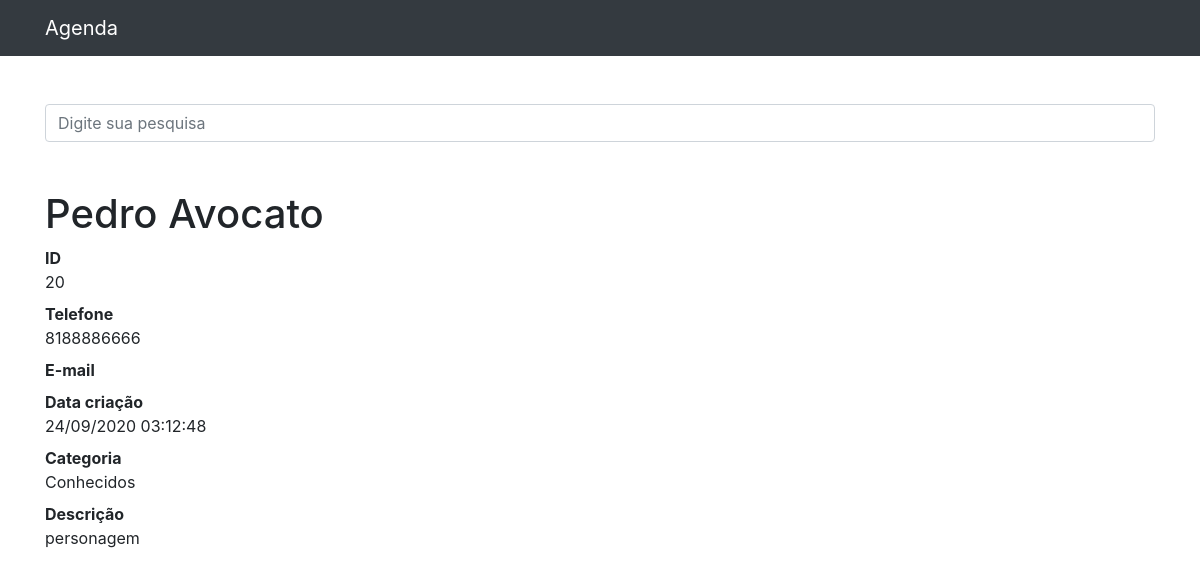
Page /20 on the earlier database version.
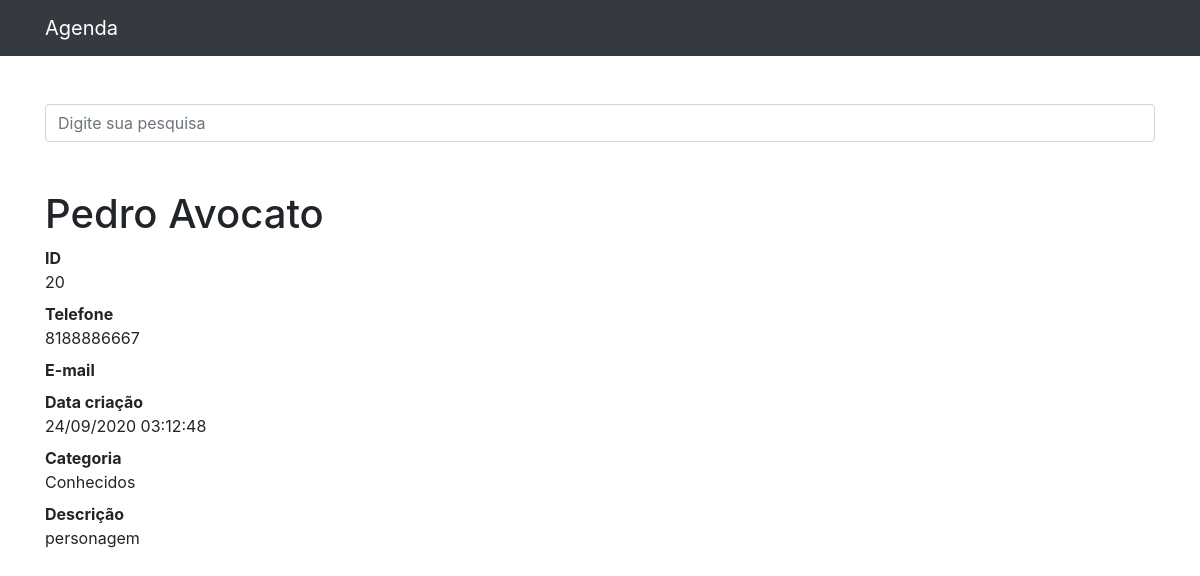
Same page on the later database version.
### contatos/models.py (models this page shows, shortened)
class Contato(models.Model):
    nome = models.CharField(
        max_length=255
    )
    sobrenome = models.CharField(
        blank=True,
        max_length=255
    )
    telefone = models.CharField(
        max_length=255
    )
    email = models.CharField(
        max_length=255,
        blank=True
    )
    data_criacao = models.DateTimeField(
        default=timezone.now
    )
    descricao = models.TextField(
        blank=True
    )
    categoria = models.ForeignKey(
        Categoria, on_delete=models.DO_NOTHING
    )
    mostrar = models.BooleanField(
        default=True
    )
    foto = models.ImageField(
        blank=True, upload_to='fotos/%Y/%m/%d')

class Categoria(models.Model):
    nome = models.CharField(
        max_length=255
    )
    def __str__(self):
        return self.nome

### contatos/views.py (the view)
# urls.py: path('<int:contato_id>', views.ver_contato, name='ver_contato'),
def ver_contato(request, contato_id):
    contato = get_object_or_404(Contato, id=contato_id)
    if not contato.mostrar:
        raise Http404()
    return render(request, 'contatos/ver_contato.html', {
        'contato': contato
    })

### contatos/templates/contatos/ver_contato.html (shortened to what this page needs)
{%extends 'base.html'%}
{%block content%}
  <h1 class="mt-5">{{ contato.nome }} {{ contato.sobrenome }}</h1>
  <dl>
      <dt>ID</dt>
      <dd>{{ contato.id }}</dd>
      <dt>Telefone</dt>
      <dd>{{ contato.telefone }}</dd>
      <dt>E-mail</dt>
      <dt>Data criação</dt>
      <dd>{{ contato.data_criacao|date:'d/m/Y h:i:s' }}</dd>
      <dt>Categoria</dt>
      <dd>{{ contato.categoria }}</dd>
      <dt>Descrição</dt>
      <dd>{{ contato.descricao }}</dd>
    </dl>
{%endblock%}

Differences in the rows shown:
changed Contato "Pedro": telefone "8188886666" → "8188886667"
